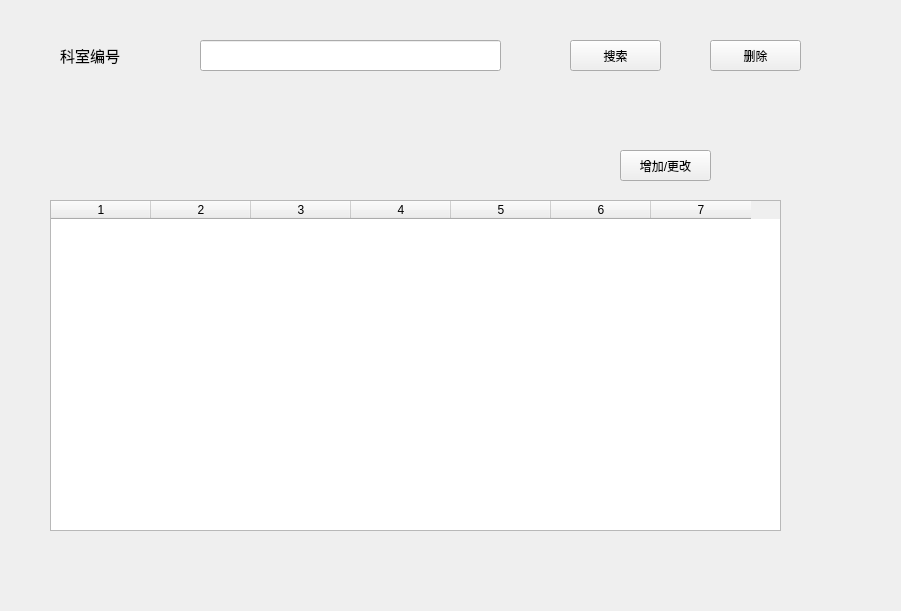
<?xml version="1.0" encoding="UTF-8"?>
<ui version="4.0">
 <class>office</class>
 <widget class="QWidget" name="office">
  <property name="geometry">
   <rect>
    <x>0</x>
    <y>0</y>
    <width>901</width>
    <height>611</height>
   </rect>
  </property>
  <property name="windowTitle">
   <string>Form</string>
  </property>
  <widget class="QTableWidget" name="tableWidget">
   <property name="geometry">
    <rect>
     <x>50</x>
     <y>200</y>
     <width>731</width>
     <height>331</height>
    </rect>
   </property>
   <property name="sizePolicy">
    <sizepolicy hsizetype="Fixed" vsizetype="Expanding">
     <horstretch>0</horstretch>
     <verstretch>0</verstretch>
    </sizepolicy>
   </property>
   <property name="styleSheet">
    <string notr="true"/>
   </property>
   <property name="rowCount">
    <number>0</number>
   </property>
   <property name="columnCount">
    <number>7</number>
   </property>
   <column/>
   <column/>
   <column/>
   <column/>
   <column/>
   <column/>
   <column/>
  </widget>
  <widget class="QPushButton" name="modify">
   <property name="geometry">
    <rect>
     <x>620</x>
     <y>150</y>
     <width>91</width>
     <height>31</height>
    </rect>
   </property>
   <property name="text">
    <string>增加/更改</string>
   </property>
  </widget>
  <widget class="QLineEdit" name="lineEdit">
   <property name="geometry">
    <rect>
     <x>200</x>
     <y>40</y>
     <width>301</width>
     <height>31</height>
    </rect>
   </property>
  </widget>
  <widget class="QLabel" name="label_3">
   <property name="geometry">
    <rect>
     <x>60</x>
     <y>30</y>
     <width>101</width>
     <height>51</height>
    </rect>
   </property>
   <property name="font">
    <font>
     <pointsize>11</pointsize>
    </font>
   </property>
   <property name="text">
    <string>科室编号</string>
   </property>
  </widget>
  <widget class="QPushButton" name="delete_2">
   <property name="geometry">
    <rect>
     <x>710</x>
     <y>40</y>
     <width>91</width>
     <height>31</height>
    </rect>
   </property>
   <property name="text">
    <string>删除</string>
   </property>
  </widget>
  <widget class="QPushButton" name="search">
   <property name="geometry">
    <rect>
     <x>570</x>
     <y>40</y>
     <width>91</width>
     <height>31</height>
    </rect>
   </property>
   <property name="text">
    <string>搜索</string>
   </property>
  </widget>
 </widget>
 <resources/>
 <connections/>
</ui>
